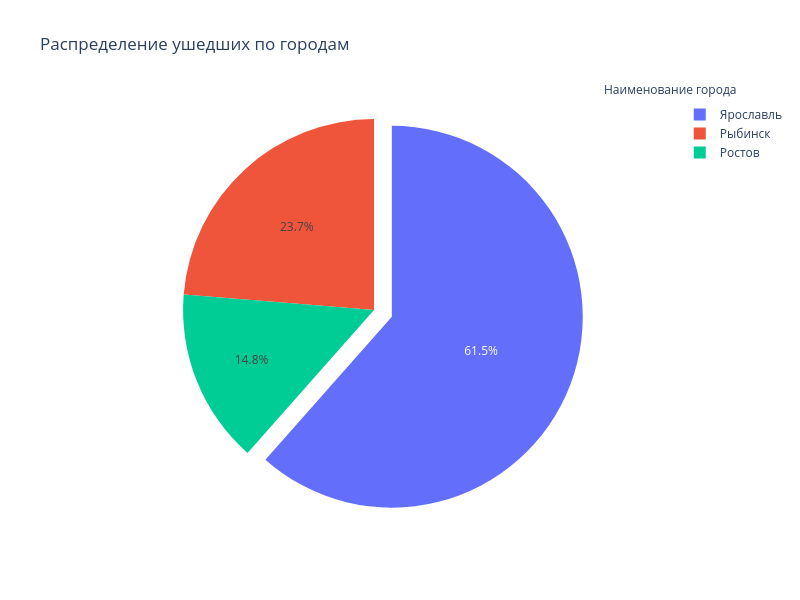

Notebook source saved alongside this figure:
### Markdown cell above
###### Больше тех кто совершал какую-либо активность из тех кто ушел. Интересно, что те кто остался большинство как раз таки не проявляли активность. Может повышенная активность связана как раз таки с тем, что нужно снимать деньги/переводить, закрывать счета или продукты. Поэтому активность увеличивается среди тех, кто ушел.

### Code cell
df_city = df_churn.groupby(['city'])['churn'].count()
df_city.name = 'count'
df_city = df_city.reset_index().sort_values(by='count', ascending=False)
fig = go.Figure(data=[go.Pie(labels=df_city['city'], 
                             values=df_city['count'], 
                             pull = [0.1, 0])]) 
fig.update_layout(title='Распределение ушедших по городам', 
                  width=800, 
                  height=600,
                  annotations=[dict(x=1.12, 
                                    y=1.05,
                                    text='Наименование города',
                                    showarrow=False)])
fig.show()

### Figure 1 — Plotly figure (JSON) as saved in the notebook; plotly's stock layout.template omitted (floating-point values rounded to 4 significant figures)
{"data": [{"labels": ["Ярославль", "Рыбинск", "Ростов"], "pull": [0.1, 0], "type": "pie", "values": [1121, 432, 269]}], "layout": {"annotations": [{"showarrow": false, "text": "Наименование города", "x": 1.12, "y": 1.05}], "height": 600, "title": {"text": "Распределение ушедших по городам"}, "width": 800}}
